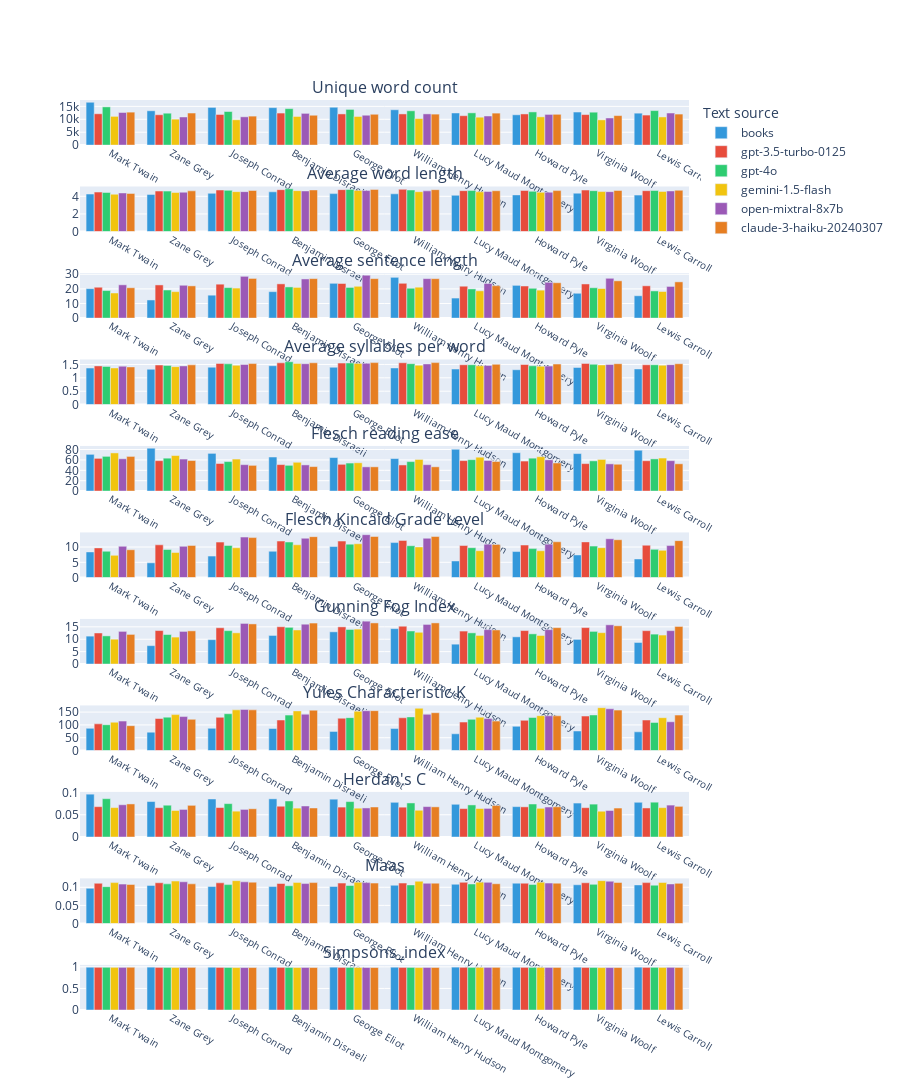
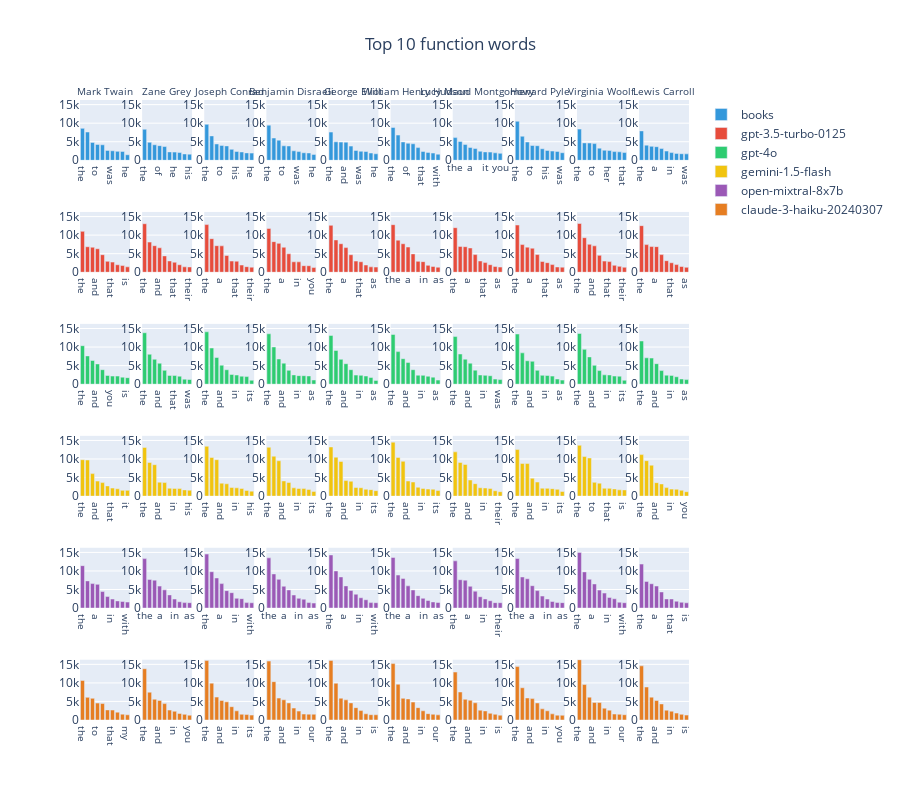
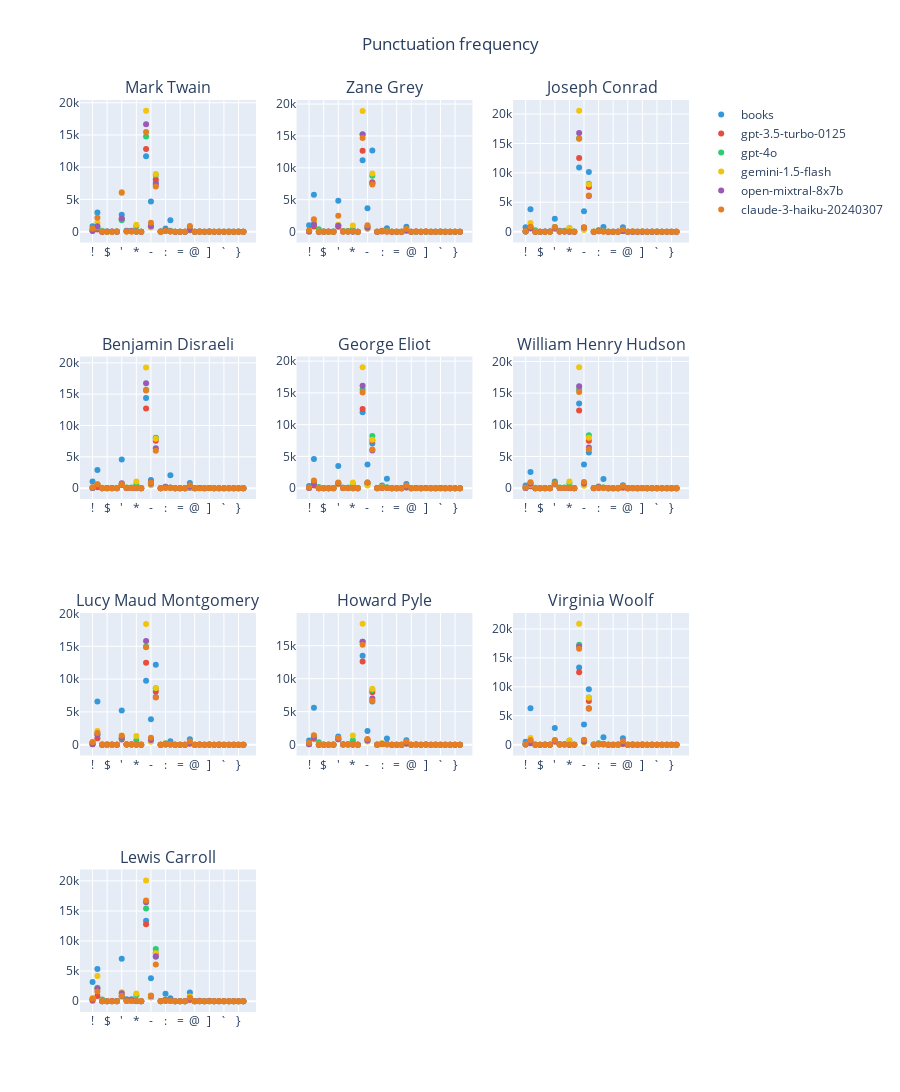
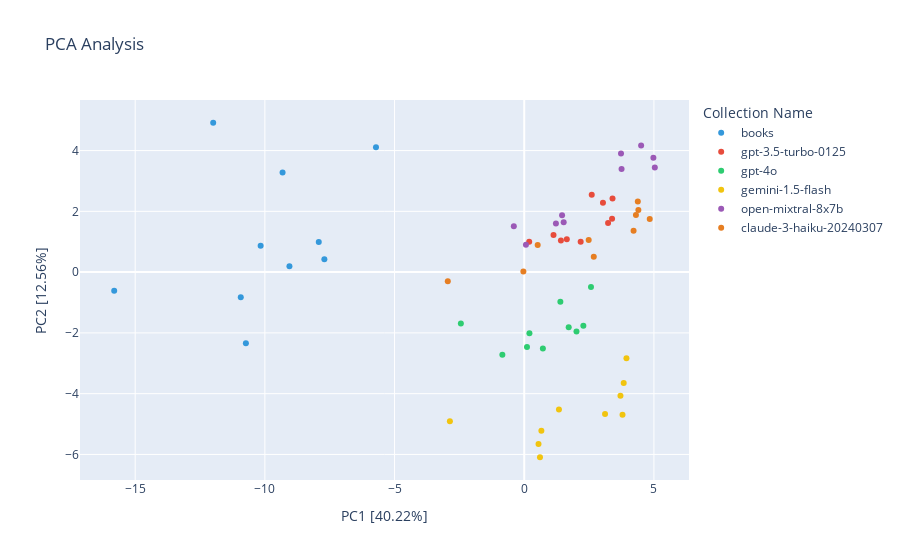

Notebook cell for these charts, in order:
### Code cell
visualization = AnalysisVisualization(settings)
visualization.visualize(analysis_results)
